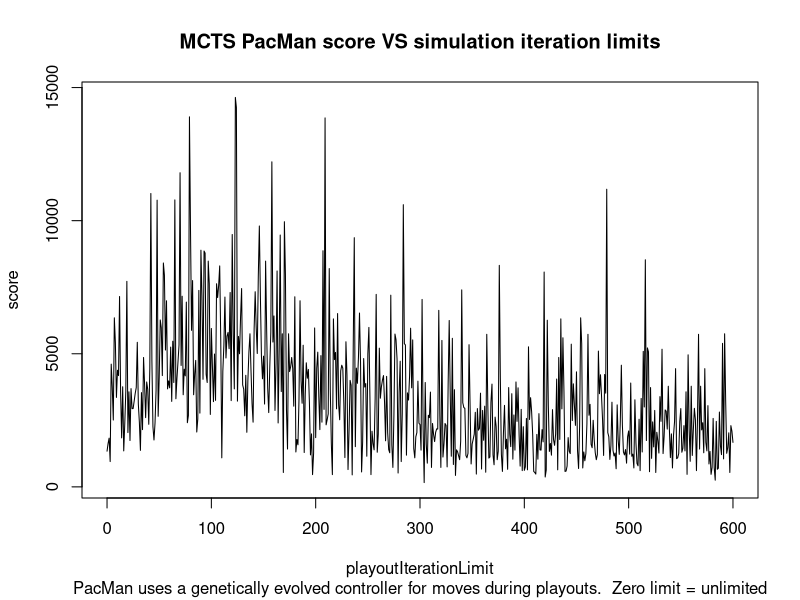

This figure's R source:
setwd("/home/bthj/ITU/ModernAI/eclipseProjects/MAIG-Autumn-2014_MsPacMan/plots")

# MCTSscore <- read.table("../data/MCTSforPacMan__DefaultPolicy__iterationLimitTrials.tab")
MCTSscore <- read.table("../data/MCTSforPacMan__GeneticControllerSimulation__iterationLimitTrials.tab")

playoutIterationLimit = MCTSscore$V1
score = MCTSscore$V2

# plot( playoutIterationLimit, score, type='l', main="MCTS PacMan score VS simulation iteration limits", sub="PacMan performs random available moves during playouts.  Zero limit = unlimited" )
plot( playoutIterationLimit, score, type='l', main="MCTS PacMan score VS simulation iteration limits", sub="PacMan uses a genetically evolved controller for moves during playouts.  Zero limit = unlimited" )
